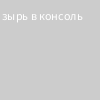
Frame 1 (no input)
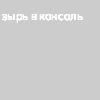
Frame 60 (the mouse pressed at the canvas centre just before this capture)
Frame 120 (the mouse held since frame 60 and released just before this capture): identical to frame 60, image omitted

The Processing sketch that drew these frames (run headless with seeded random() and noise(); from frame 60 on, the mouse is pressed at the canvas centre):

// Processing sketch: w_01_logistic_01
// ── w_01_logistic_01.pde
/*

 В мире много уравнений, вот например интересное и простое. Допустим, положили
 вы в банк бабла под проценты и ждёте что будет. Или там, какие-то насекомые
 размножаются, или люди - не суть, математика везде одинаковая:
 

 X_n+1 = R * X_n    (уравнение 1A)
 

 где X - это деньги или насекомые или что ещё, коэффициент R, больший 1 это,
 собственно, проценты по вкладу, R = 1.1 значит, что вы получите 10% годовых.
 Или насекомых через год станет на 10% больше, или народонаселения. n это
 текущий год, n+1 это следующий год.
 

 Следующий год = коэффициент * этот год    (уравнение 1A на человеческом)
 

 Если мы хотим посчитать, сколько бабок будет на счету через много лет,
 например, через 50, уравнение будет выглядеть так: 


 X_n = X_0 * R^n    (уравнение 1B) 
 энный год = нулевой год * коэффициент в степени n

 
 Через 50 лет на каждый рубль, вложенный под 10% вы получите 117.39 деревянных,
 если их инфляция не сожрёт (то бишь в деньгах текущего года).
 
 Такой рост, рост по уравнению 1B называется "экспоненциальным" ростом. В
 природе, чтобы жуки не заполняли весь земной шар или капиталисты не богатели
 как черти, имеются некоторые естественные ограничения, наверное, вы
 догадываетесь о них и без меня.
 
 Немного поменяем правила игры, дополним правую часть уравнения ограничивающим 
 множителем (X - 1). 
 
 Получится так называемое "логистическое уравнение": 
 

 X_n+1 = R * X_n * (1 - X_n)    (уравнение 1C)
 

 Кстати, в википедии написано: "не понятно, почему автор этого уравнения, некто
 Ферхюльст назвал его именно "логистическим". А вообще, если уж гуглить, то
 гуглить "логистическое отображение", но не суть, не будем углубляться. 
 
 Посчитаем-ка лучше логистическое уравнение, настало время чего-нибудь 
 посчитать.
 
 Запускай скетч, смотри что в консоли:
 1 0.1
 2 0.17999999
 3 0.2952
 4 0.4161139
 5 0.48592624
 6 0.49960384
 7 0.49999964
 8 0.5
 9 0.5
 
 Видно, что через 8 итераций решение сошлось к значению 0.5
 
 Хмм.. интересно, зачем всё это? Расскажу чуть позже.
 
 Дальше Шпрот пишет нам: This process is called iteration and the successive
 values are called iterates. Как это прикажете перевести? Про процесс итерации
 понятно, не понятно как переводить этих мать его "итератов"? Итеранты
 шмитеранты.. Пусть будут "результаты итерации", зубодробительно, таков он -
 великий, могучий и непобедимый.
 
 */


void setup() {
  float x = 0.1;
  float R = 2;
  for (int i = 1; i < 10; i++) {
    println(i, x);
    float x_next = R * x * (1 - x);
    x = x_next;
  }
}


void draw() {
  text("зырь в консоль", 2, 20);
}
